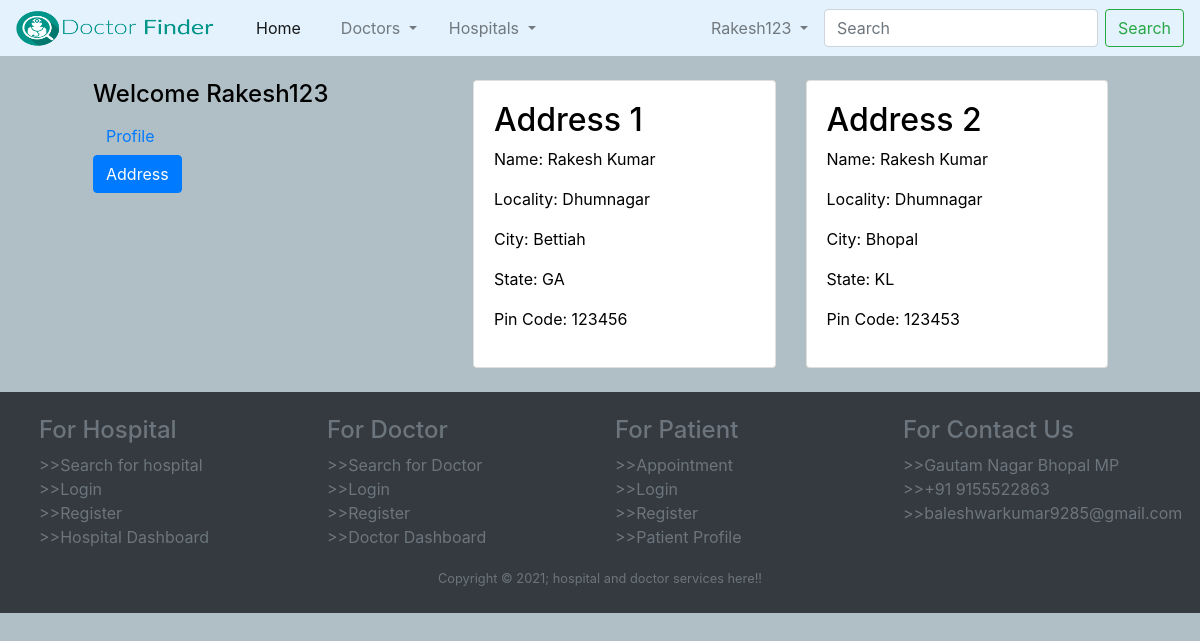
The app's page /address/ (signed in) with its own data.
### DoctorApp/models.py (models this page shows)
class Patient(models.Model):
    user = models.ForeignKey(User, on_delete=models.CASCADE)
    name = models.CharField(max_length=200)
    locality = models.CharField(max_length=200)
    city = models.CharField(max_length=50)
    zipcode = models.IntegerField()
    state = models.CharField(choices=STATE_CHOICE, max_length=50)

### DoctorApp/views.py (the view)
# urls.py: path('address/', views.address, name='address'),
def address(request):
    add = Patient.objects.filter(user=request.user)
    return render(request, 'app/address.html', {'add':add, 'active':'btn-primary'})

### DoctorApp/templates/app/address.html (shortened to what this page needs)
{% extends 'app/base.html' %}
{% load static %}
{% block main-content %}
   <div class="container my-4">
    <div class="row">
        <div class="col-sm-3 border-end ml-5">
            <h4>Welcome <span class="text-capitalize">{{request.user}}</span></h4>
            <ul class="list-unstyled">
                <li class="d-grid">
                    <a href="{% url 'profile' %}" class="btn ">Profile</a>
                </li>
                <li class="d-grid">
                    <a href="{% url 'address' %}" class="btn {{active}}">Address</a>
                </li>
            </ul>
        </div>
        <div class="col-sm-7 offset-sm-1">
            <div class="row">
                {% for ad in add %}
                <div class="col-sm-6">
                    <div class="card">
                        <div class="card-body">
                            <h2>Address {{forloop.counter}}</h2>
                            <p>Name: {{ad.name}}</p>
                            <p>Locality: {{ad.locality}}</p>
                            <p>City: {{ad.city}}</p>
                            <p>State: {{ad.state}}</p>
                            <p>Pin Code: {{ad.zipcode}}</p>
                        </div>
                    </div>
                </div>
                {% endfor %}
            </div>
        </div>
    </div>
</div>
{% endblock main-content %}

### DoctorApp/templates/app/navbar.html (shortened to what this page needs)
         {% load static %}
         <nav class="navbar navbar-expand-lg navbar-light py-0 " style="background-color: #e3f2fd;">
            <a class="navbar-brand" href="#">
                <img src="{% static 'app/images/logodoc.jpg' %}" width="200px" height="35px" alt="">
            </a>
            <div class="collapse navbar-collapse" id="navbarSupportedContent">
                <ul class="navbar-nav mr-auto">
                    <li class="nav-item ">
                        <a class="nav-link active py-3 px-4" href="/">Home <span class="sr-only">(current)</span></a>
                    </li>
                    <li class="nav-item dropdown">
                        <a class="nav-link dropdown-toggle py-3 px-3" href="#" id="navbarDropdown" role="button" data-toggle="dropdown" aria-haspopup="true" aria-expanded="false">
                        Doctors
                        </a>
                    </li>
                    <li class="nav-item dropdown">
                        <a class="nav-link dropdown-toggle py-3 px-3" href="#" id="navbarDropdown" role="button" data-toggle="dropdown" aria-haspopup="true" aria-expanded="false">
                        Hospitals
                        </a>
                    </li>
                </ul>
                <ul class="navbar-nav">
                {% if request.user.is_authenticated %}
                    <li class="nav-item dropdown">
                        <a class="nav-link dropdown-toggle py-3 px-3" href="#" id="navbarDropdown" role="button" data-toggle="dropdown" aria-haspopup="true" aria-expanded="false">
                        {{request.user.username|capfirst}}
                        </a>
                    </li>
                    {% else %}
                    <li class="nav-item mx-2 "><a href="{% url 'login' %}" class="nav-link py-3 px-4">Login</a></li>
                    <li class="nav-item mx-2"><a href="{% url 'customerregistration' %}" class="nav-link py-3 px-3">Signup</a></li>
                    {% endif %}
                </ul>
                <form method="get" action="/search" class="form-inline my-2 my-lg-0 mx-0">
                    <input class="form-control mr-sm-2"  name="q" type="search" placeholder="Search" aria-label="Search">
                    <div class="input-group-append">
                        <button class="btn btn-outline-success my-2 my-sm-0" type="" >Search</button>
                    </div>
                </form>
            </div>
        </nav>

### DoctorApp/static/app/css/style.css (style rules this page uses)
body { color: #000; overflow-x: hidden; height: 100%; background-color: #B0BEC5; background-repeat: no-repeat }
a.nav-link { color: whitesmoke; }

### records on screen
Patient: name "Rakesh Kumar", locality "Dhumnagar", city "Bettiah", state "GA", zipcode "123456"
Patient: name "Rakesh Kumar", locality "Dhumnagar", city "Bhopal", state "KL", zipcode "123453"

### other values on screen
{{ request.user.username|capfirst }} "Rakesh123"
{{ request.user }} "Rakesh123"
